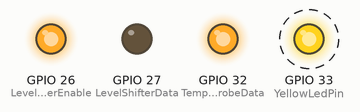
Bench run of a program on a simulated ESP32. Parts: output pins drawn as LEDs (lit = HIGH). Dashed ring = blinking. What the program prints to the serial monitor is not drawn.

Above: at 0.7 s.
Timing chart, 0 to 3.5 s (numbered marks = the images above):
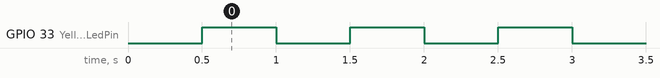

The program:

main.cpp
```cpp
#include <Arduino.h>

// Pins used across this project's real sketches -- listed here so this
// clear/reset sketch can put every one of them into a known, preferred
// state, regardless of what the previous sketch left them doing.
const uint8_t LevelShifterEnable = 26;
const uint8_t LevelShifterData = 27;            // aka neopixel data pin
const uint8_t TemperatureProbeData = 32;
const uint8_t YellowLedPin = 33;

// Deliberately different from any blink rate the real sketches use --
// slow enough to be unmistakable at a glance as "this is the clear
// sketch," not a stale upload.
const uint16_t ClearBlinkMs = 500;

void setup() {
    Serial.begin(115200);
    delay(500);
    Serial.println("CLEAR SKETCH -- board reset to blank state.");

    pinMode(LevelShifterEnable, OUTPUT);
    pinMode(LevelShifterData, OUTPUT);
    pinMode(YellowLedPin, OUTPUT);
    pinMode(TemperatureProbeData, OUTPUT);

    digitalWrite(LevelShifterEnable, HIGH);
    digitalWrite(LevelShifterEnable, HIGH);
    digitalWrite(YellowLedPin, HIGH);
    digitalWrite(TemperatureProbeData, HIGH);
}

void loop() {
    // Slow, yellow-LED heartbeat -- confirms this sketch is actively
    // running, not just that the board happens to be powered off.
    digitalWrite(YellowLedPin, HIGH);
    delay(ClearBlinkMs);
    digitalWrite(YellowLedPin, LOW);
    delay(ClearBlinkMs);
}
```

Measured:
- by itself, GPIO 33 (YellowLedPin): alternates HIGH for 0.50 s and LOW for 0.50 s
